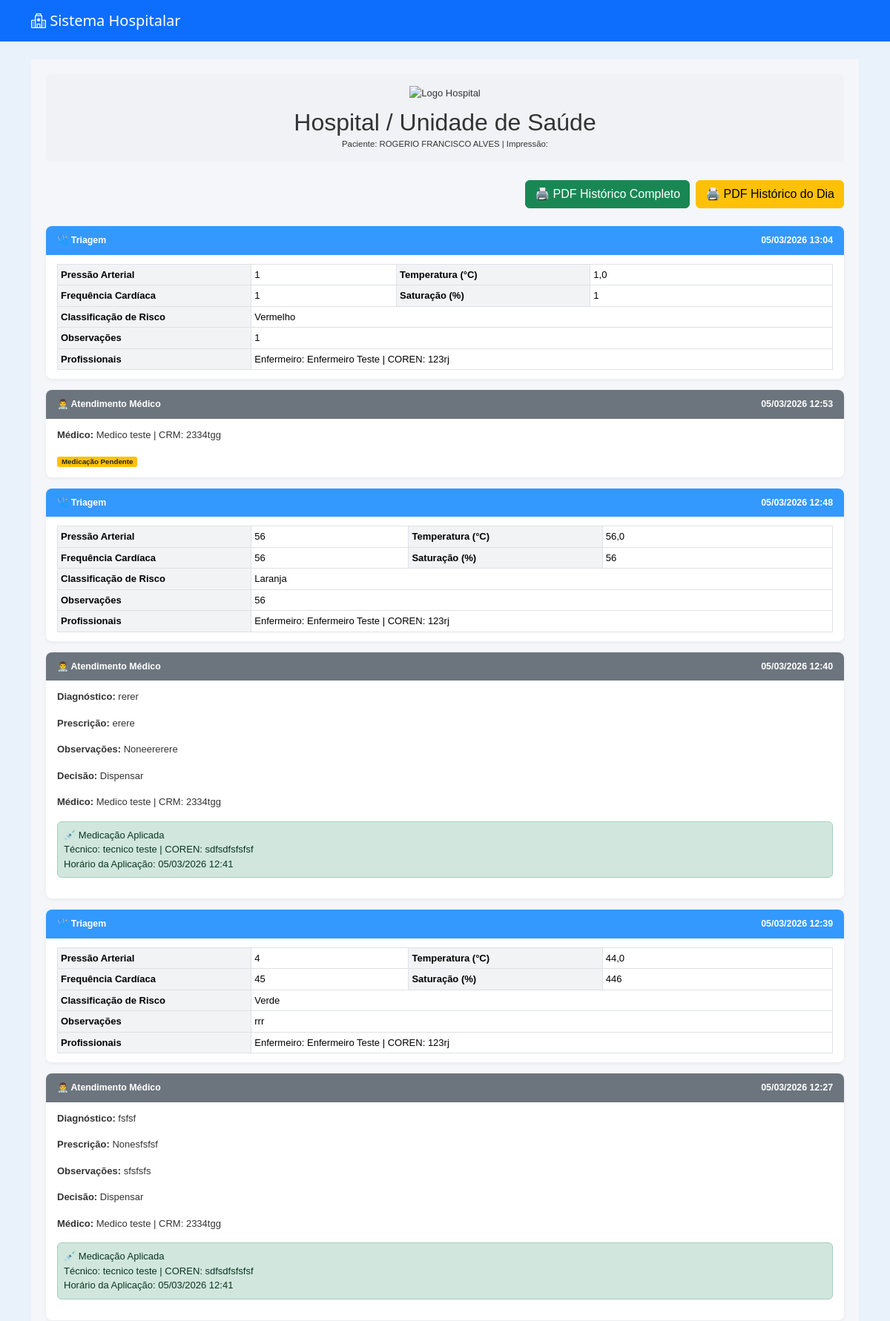
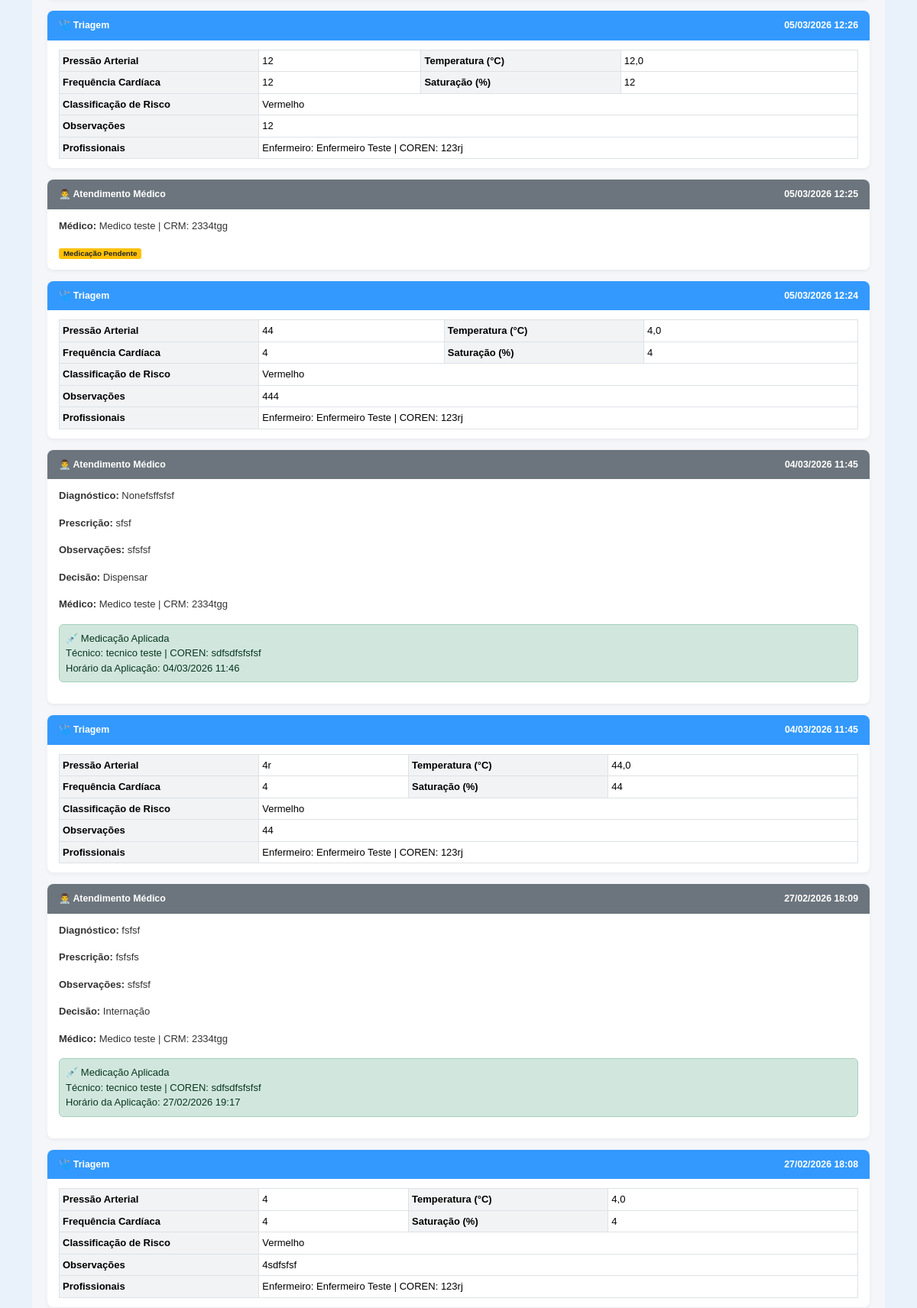
Page /pacientes/paciente/1/historico/ (signed in, upper part) on the committed database (2 pictures, top to bottom).
### pacientes/models.py (models this page shows, shortened)
class Paciente(models.Model):
    nome = models.CharField(max_length=100)
    nome_social = models.CharField(max_length=100, blank=True, null=True)
    nome_mae = models.CharField(max_length=100)
    nome_pai = models.CharField(max_length=100, blank=True, null=True)
    cpf = models.CharField(
        max_length=14,
        unique=True,
        validators=[
            RegexValidator(
                r'^\d{3}\.\d{3}\.\d{3}-\d{2}$',
                'CPF inválido! Use XXX.XXX.XXX-XX'
            )
        ]
    )
    data_nascimento = models.DateField()
    SEXO_BIOLOGICO_CHOICES = [
        ('M', 'Masculino'),
        ('F', 'Feminino'),
        ('I', 'Intersexo'),
    ]
    sexo_biologico = models.CharField(max_length=1, choices=SEXO_BIOLOGICO_CHOICES)
    identidade_genero = models.CharField(max_length=50)
    orientacao_sexual = models.CharField(max_length=50)
    NACIONALIDADE_CHOICES = [
        ('BRASILEIRA', 'Brasileira'),
        ('ARGENTINA', 'Argentina'),
        ('BOLIVIANA', 'Boliviana'),
        ('CHILENA', 'Chilena'),
        ('COLOMBIANA', 'Colombiana'),
        ('PARAGUAIA', 'Paraguaia'),
        ('PERUANA', 'Peruana'),
        ('URUGUAIA', 'Uruguaia'),
        ('VENEZUELANA', 'Venezuelana'),
        ('OUTRA', 'Outra'),
    ]
    nacionalidade = models.CharField(
        max_length=20,
        choices=NACIONALIDADE_CHOICES,
        default='BRASILEIRA'
    )
    naturalidade = models.CharField(max_length=100)
    RACA_COR_CHOICES = [
        ('BRANCA', 'Branca'),
        ('PRETA', 'Preta'),
        ('PARDA', 'Parda'),
        ('AMARELA', 'Amarela'),
        ('INDIGENA', 'Indígena'),
    ]
    raca_cor = models.CharField(max_length=10, choices=RACA_COR_CHOICES)
    ESTADO_CIVIL_CHOICES = [
        ('SOLTEIRO', 'Solteiro(a)'),
        ('CASADO', 'Casado(a)'),
        ('DIVORCIADO', 'Divorciado(a)'),
        ('VIUVO', 'Viúvo(a)'),
        ('UNIAO_ESTAVEL', 'União Estável'),
    ]
    estado_civil = models.CharField(max_length=20, choices=ESTADO_CIVIL_CHOICES)
    ESCOLARIDADE_CHOICES = [
        ('SEM_INSTRUCAO', 'Sem instrução'),
        ('FUNDAMENTAL_INCOMPLETO', 'Fundamental incompleto'),
        ('FUNDAMENTAL_COMPLETO', 'Fundamental completo'),
        ('MEDIO_INCOMPLETO', 'Médio incompleto'),
        ('MEDIO_COMPLETO', 'Médio completo'),
        ('SUPERIOR_INCOMPLETO', 'Superior incompleto'),
        ('SUPERIOR_COMPLETO', 'Superior completo'),
        ('POS_GRADUACAO', 'Pós-graduação'),
        ('MESTRADO', 'Mestrado'),
        ('DOUTORADO', 'Doutorado'),
    ]
    escolaridade = models.CharField(max_length=30, choices=ESCOLARIDADE_CHOICES)
    profissao = models.CharField(max_length=50)
    rg = models.CharField(max_length=20)
    orgao_emissor = models.CharField(max_length=10)
    UF_CHOICES = [
        ('AC','AC'), ('AL','AL'), ('AP','AP'), ('AM','AM'),
        ('BA','BA'), ('CE','CE'), ('DF','DF'), ('ES','ES'),
        ('GO','GO'), ('MA','MA'), ('MT','MT'), ('MS','MS'),
        ('MG','MG'), ('PA','PA'), ('PB','PB'), ('PR','PR'),
        ('PE','PE'), ('PI','PI'), ('RJ','RJ'), ('RN','RN'),
        ('RS','RS'), ('RO','RO'), ('RR','RR'), ('SC','SC'),
        ('SP','SP'), ('SE','SE'), ('TO','TO'),
    ]
    uf_rg = models.CharField(max_length=2, choices=UF_CHOICES)
    cep = models.CharField(
        max_length=9,
        validators=[
            RegexValidator(
                r'^\d{5}-\d{3}$',
                'CEP inválido! Use XXXXX-XXX'
            )
        ]
    )
    endereco = models.CharField(max_length=100)
    numero = models.CharField(max_length=10)
    complemento = models.CharField(max_length=50, blank=True, null=True)
    bairro = models.CharField(max_length=50)
    municipio = models.CharField(max_length=50)
    uf = models.CharField(max_length=2, choices=UF_CHOICES)
    ZONA_CHOICES = [
        ('URBANA', 'Urbana'),
        ('RURAL', 'Rural'),
    ]
    zona = models.CharField(max_length=6, choices=ZONA_CHOICES)
    telefone_fixo = models.CharField(
        max_length=15,
        blank=True,
        null=True,
        validators=[
            RegexValidator(
                r'^\(\d{2}\)\s\d{4}-\d{4}$',
                'Telefone inválido! Use (XX) XXXX-XXXX'
            )
        ]
    )
    celular = models.CharField(
        max_length=15,
        validators=[
            RegexValidator(
                r'^\(\d{2}\)\s\d{5}-\d{4}$',
                'Celular inválido! Use (XX) XXXXX-XXXX'
            )
        ]
    )
    whatsapp = models.BooleanField(default=False)
    email = models.EmailField(blank=True, null=True)
    cartao_sus = models.CharField(max_length=18, blank=True, null=True)
    criado_por = models.ForeignKey(
        User,
        on_delete=models.SET_NULL,
        null=True,
        blank=True,
        related_name='pacientes_criados'
    )
    data_criacao = models.DateTimeField(default=timezone.now, editable=False)
    data_atualizacao = models.DateTimeField(auto_now=True)

### triagem/models.py (models this page shows, shortened)
class Triagem(models.Model):
    RISCO_CHOICES = [
        ('Vermelho', 'Vermelho'),
        ('Laranja', 'Laranja'),
        ('Amarelo', 'Amarelo'),
        ('Verde', 'Verde'),
        ('Azul', 'Azul'),
    ]
    agendamento = models.OneToOneField(Agendamento, on_delete=models.CASCADE)
    paciente = models.ForeignKey(Paciente, on_delete=models.CASCADE)
    enfermeiro = models.ForeignKey(
        Usuario,
        on_delete=models.SET_NULL,
        null=True,
        blank=True,
        related_name="triagens_realizadas"
    )
    pressao_arterial = models.CharField(max_length=20)
    temperatura = models.DecimalField(max_digits=4, decimal_places=1)
    frequencia_cardiaca = models.IntegerField()
    saturacao = models.IntegerField()
    classificacao_risco = models.CharField(
        max_length=10,
        choices=RISCO_CHOICES,
        blank=True,
        null=True
    )
    observacoes = models.TextField(blank=True, null=True)
    atendido = models.BooleanField(default=False)
    data_triagem = models.DateTimeField(auto_now_add=True)

### usuarios/models.py (models this page shows, shortened)
class Usuario(AbstractUser):
    PERFIL_CHOICES = [
    ('administrador', 'Administrador'),
    ('medico', 'Médico'),
    ('enfermeiro', 'Enfermeiro'),
    ('tecnico', 'Técnico'),
    ('recepcao', 'Recepção'),
    ('laboratorio', 'Laboratório'),
    ]
    perfil = models.CharField(max_length=20, choices=PERFIL_CHOICES, default='recepcao')
    cpf = models.CharField("CPF", max_length=14, unique=True, blank=True, null=True)
    data_nascimento = models.DateField("Data de Nascimento", blank=True, null=True)
    telefone = models.CharField("Telefone", max_length=20, blank=True, null=True)
    endereco = models.CharField("Endereço", max_length=255, blank=True, null=True)
    cidade = models.CharField("Cidade", max_length=100, blank=True, null=True)
    estado = models.CharField("Estado", max_length=50, blank=True, null=True)
    cep = models.CharField("CEP", max_length=10, blank=True, null=True)
    crm = models.CharField("CRM", max_length=20, blank=True, null=True)
    coren = models.CharField("COREN", max_length=20, blank=True, null=True)

### medico/models.py (models this page shows, shortened)
class Atendimento(models.Model):
    paciente = models.ForeignKey(
        Paciente,
        on_delete=models.CASCADE
    )
    medico = models.ForeignKey(
        Usuario,
        on_delete=models.SET_NULL,  # ⚠ Melhor que CASCADE
        null=True,
        related_name="atendimentos_realizados"
    )
    triagem = models.OneToOneField(
        Triagem,
        on_delete=models.CASCADE
    )
    diagnostico = models.TextField(blank=True, null=True)
    prescricao = models.TextField(blank=True, null=True)
    observacoes = models.TextField(blank=True, null=True)
    DECISAO_CHOICES = [
        ("dispensar", "Dispensar"),
        ("medicacao", "Medicação"),
        ("internacao", "Internação"),
        ("exames", "Exames"),
    ]
    decisao = models.CharField(
        max_length=20,
        choices=DECISAO_CHOICES,
        blank=True,
        null=True
    )
    medicacao_aplicada = models.BooleanField(default=False)
    tecnico_aplicou = models.ForeignKey(
        Usuario,
        on_delete=models.SET_NULL,
        null=True,
        blank=True,
        related_name="medicacoes_aplicadas"
    )
    horario_medicacao = models.DateTimeField(
        null=True,
        blank=True
    )
    data_atendimento = models.DateTimeField(auto_now_add=True)
    finalizado = models.BooleanField(default=False)

### pacientes/views.py (the view)
# urls.py: path('paciente/<int:paciente_id>/historico/', views.historico_paciente, name='historico_paciente'),
@login_required
def historico_paciente(request, paciente_id):
    paciente = get_object_or_404(Paciente, id=paciente_id)
    triagens = Triagem.objects.filter(
        paciente=paciente
    )
    atendimentos = Atendimento.objects.filter(
        paciente=paciente
    )
    historico = []
    for t in triagens:
        historico.append({
            'tipo': 'triagem',
            'data': t.data_triagem,
            'obj': t
        })
    for a in atendimentos:
        historico.append({
            'tipo': 'atendimento',
            'data': a.data_atendimento,  # ajuste se o nome for diferente
            'obj': a
        })
    historico.sort(key=lambda x: x['data'], reverse=True)
    return render(request, 'pacientes/historico.html', {
        'paciente': paciente,
        'historico': historico,
    })

### pacientes/templates/pacientes/historico.html (shortened to what this page needs)
{% extends 'usuarios/base.html' %}
{% block content %}
<div class="pdf-container">
    <div class="pdf-header text-center mb-4 p-3" style="background-color:#f0f2f5; border-radius:8px;">
        <img src="#" alt="Logo Hospital" style="height:60px; margin-bottom:10px;">
        <h2 style="margin:0;">Hospital / Unidade de Saúde</h2>
        <small>Paciente: {{ paciente.nome }} | Impressão: {{ now|date:"d/m/Y H:i" }}</small>
    </div>
    <div class="d-flex justify-content-end mb-4">
        <a href="{% url 'imprimir_historico_pdf' paciente.id %}" target="_blank" class="btn btn-success me-2">
            🖨️ PDF Histórico Completo
        </a>
        <a href="{% url 'imprimir_historico_dia_pdf' paciente.id %}" target="_blank" class="btn btn-warning">
            🖨️ PDF Histórico do Dia
        </a>
    </div>
    {% if historico %}
        {% for item in historico %}
            <div class="history-section {% if item.tipo == 'triagem' %}triagem{% else %}atendimento{% endif %}">
                <div class="section-header">
                    <div>
                        {% if item.tipo == 'triagem' %}🩺 Triagem{% else %}👨‍⚕️ Atendimento Médico{% endif %}
                    </div>
                    <div>{{ item.data|date:"d/m/Y H:i" }}</div>
                </div>
                <div class="section-body">
                    {% if item.tipo == 'triagem' %}
                        <table class="table table-sm table-bordered">
                            <tbody>
                                <tr>
                                    <th>Pressão Arterial</th><td>{{ item.obj.pressao_arterial }}</td>
                                    <th>Temperatura (°C)</th><td>{{ item.obj.temperatura }}</td>
                                </tr>
                                <tr>
                                    <th>Frequência Cardíaca</th><td>{{ item.obj.frequencia_cardiaca }}</td>
                                    <th>Saturação (%)</th><td>{{ item.obj.saturacao }}</td>
                                </tr>
                                <tr>
                                    <th>Classificação de Risco</th><td colspan="3">{{ item.obj.classificacao_risco }}</td>
                                </tr>
                                {% if item.obj.observacoes %}
                                <tr>
                                    <th>Observações</th><td colspan="3">{{ item.obj.observacoes }}</td>
                                </tr>
                                {% endif %}
                                {% if item.obj.enfermeiro or item.obj.tecnico_aplicou %}
                                <tr>
                                    <th>Profissionais</th>
                                    <td colspan="3">
                                        {% if item.obj.enfermeiro %}
                                            Enfermeiro: {{ item.obj.enfermeiro.get_full_name }} | COREN: {{ item.obj.enfermeiro.coren|default:"Não cadastrado" }}<br>
                                        {% endif %}
                                    </td>
                                </tr>
                                {% endif %}
                            </tbody>
                        </table>
                    {% else %}
                        {% if item.obj.diagnostico %}<p><strong>Diagnóstico:</strong> {{ item.obj.diagnostico }}</p>{% endif %}
                        {% if item.obj.prescricao %}<p><strong>Prescrição:</strong> {{ item.obj.prescricao }}</p>{% endif %}
                        {% if item.obj.observacoes %}<p><strong>Observações:</strong> {{ item.obj.observacoes }}</p>{% endif %}
                        {% if item.obj.get_decisao_display %}<p><strong>Decisão:</strong> {{ item.obj.get_decisao_display }}</p>{% endif %}
                        {% if item.obj.medico %}<p><strong>Médico:</strong> {{ item.obj.medico.get_full_name }} | CRM: {{ item.obj.medico.crm|default:"Não cadastrado" }}</p>{% endif %}
                        {% if item.obj.medicacao_aplicada %}
                            <div class="alert alert-success p-2">
                                💉 Medicação Aplicada<br>
                                {% if item.obj.tecnico_aplicou %}
                                    Técnico: {{ item.obj.tecnico_aplicou.get_full_name }} | COREN: {{ item.obj.tecnico_aplicou.coren|default:"Não cadastrado" }}<br>
                                {% endif %}
                                {% if item.obj.horario_medicacao %}
                                    Horário da Aplicação: {{ item.obj.horario_medicacao|date:"d/m/Y H:i" }}
                                {% endif %}
                            </div>
                        {% else %}
                            <span class="badge badge-warning">Medicação Pendente</span>
                        {% endif %}
                    {% endif %}
                </div>
            </div>
        {% endfor %}
    {% else %}
        <div class="alert alert-info">Nenhum histórico encontrado.</div>
    {% endif %}
</div>
{% endblock %}

### usuarios/templates/usuarios/base.html (style rules this page uses)
body { background-color: #e9f2fb; }

### pacientes/templates/pacientes/historico.html (style rules this page uses)
.pdf-container { font-family: "Arial", sans-serif; font-size: 13px; color: #333; padding: 20px; background-color: #f5f6fa; }
.history-section { border-radius: 8px; margin-bottom: 15px; overflow: hidden; box-shadow: 0 2px 5px rgba(0,0,0,0.05); }
.section-header { padding: 10px 15px; display: flex; justify-content: space-between; align-items: center; font-weight: bold; color: #fff; font-size: 0.95em; }
.triagem .section-header { background-color: #3399ff; }
.atendimento .section-header { background-color: #6c757d; }
.section-body { background-color: #ffffff; padding: 12px 15px; line-height: 1.5; }
.table { margin-bottom:0; }
.table th { background-color:#f1f3f5; width:25%; }
.badge-warning { background-color:#ffc107; color:#212529; padding:2px 6px; border-radius:3px; font-weight:bold; }

### rows in the picture
Paciente: nome "ROGERIO FRANCISCO ALVES"
Triagem: shows "🩺 Triagem", data "05/03/2026 13:04", obj.pressao_arterial "1", obj.temperatura "1,0", obj.frequencia_cardiaca "1", obj.saturacao "1", obj.classificacao_risco "Vermelho", obj.observacoes "1", obj.enfermeiro.get_full_name "Enfermeiro Teste", obj.enfermeiro.coren "123rj"
Atendimento: shows "👨‍⚕️ Atendimento Médico", data "05/03/2026 12:53", obj.medico.get_full_name "Medico teste", obj.medico.crm "2334tgg", medicacao_aplicada "Medicação Pendente"
Triagem: shows "🩺 Triagem", data "05/03/2026 12:48", obj.pressao_arterial "56", obj.temperatura "56,0", obj.frequencia_cardiaca "56", obj.saturacao "56", obj.classificacao_risco "Laranja", obj.observacoes "56", obj.enfermeiro.get_full_name "Enfermeiro Teste", obj.enfermeiro.coren "123rj"
Atendimento: shows "👨‍⚕️ Atendimento Médico", data "05/03/2026 12:40", obj.diagnostico "rerer", obj.prescricao "erere", obj.observacoes "Noneererere", obj.decisao "Dispensar", obj.medico.get_full_name "Medico teste", obj.medico.crm "2334tgg", obj.tecnico_aplicou.get_full_name "tecnico teste", obj.tecnico_aplicou.coren "sdfsdfsfsfsf", obj.horario_medicacao "05/03/2026 12:41"
Triagem: shows "🩺 Triagem", data "05/03/2026 12:39", obj.pressao_arterial "4", obj.temperatura "44,0", obj.frequencia_cardiaca "45", obj.saturacao "446", obj.classificacao_risco "Verde", obj.observacoes "rrr", obj.enfermeiro.get_full_name "Enfermeiro Teste", obj.enfermeiro.coren "123rj"
Atendimento: shows "👨‍⚕️ Atendimento Médico", data "05/03/2026 12:27", obj.diagnostico "fsfsf", obj.prescricao "Nonesfsfsf", obj.observacoes "sfsfsfs", obj.decisao "Dispensar", obj.medico.get_full_name "Medico teste", obj.medico.crm "2334tgg", obj.tecnico_aplicou.get_full_name "tecnico teste", obj.tecnico_aplicou.coren "sdfsdfsfsfsf", obj.horario_medicacao "05/03/2026 12:41"
Triagem: shows "🩺 Triagem", data "05/03/2026 12:26", obj.pressao_arterial "12", obj.temperatura "12,0", obj.frequencia_cardiaca "12", obj.saturacao "12", obj.classificacao_risco "Vermelho", obj.observacoes "12", obj.enfermeiro.get_full_name "Enfermeiro Teste", obj.enfermeiro.coren "123rj"
Atendimento: shows "👨‍⚕️ Atendimento Médico", data "05/03/2026 12:25", obj.medico.get_full_name "Medico teste", obj.medico.crm "2334tgg", medicacao_aplicada "Medicação Pendente"
Triagem: shows "🩺 Triagem", data "05/03/2026 12:24", obj.pressao_arterial "44", obj.temperatura "4,0", obj.frequencia_cardiaca "4", obj.saturacao "4", obj.classificacao_risco "Vermelho", obj.observacoes "444", obj.enfermeiro.get_full_name "Enfermeiro Teste", obj.enfermeiro.coren "123rj"
Atendimento: shows "👨‍⚕️ Atendimento Médico", data "04/03/2026 11:45", obj.diagnostico "Nonefsffsfsf", obj.prescricao "sfsf", obj.observacoes "sfsfsf", obj.decisao "Dispensar", obj.medico.get_full_name "Medico teste", obj.medico.crm "2334tgg", obj.tecnico_aplicou.get_full_name "tecnico teste", obj.tecnico_aplicou.coren "sdfsdfsfsfsf", obj.horario_medicacao "04/03/2026 11:46"
Triagem: shows "🩺 Triagem", data "04/03/2026 11:45", obj.pressao_arterial "4r", obj.temperatura "44,0", obj.frequencia_cardiaca "4", obj.saturacao "44", obj.classificacao_risco "Vermelho", obj.observacoes "44", obj.enfermeiro.get_full_name "Enfermeiro Teste", obj.enfermeiro.coren "123rj"
Atendimento: shows "👨‍⚕️ Atendimento Médico", data "27/02/2026 18:09", obj.diagnostico "fsfsf", obj.prescricao "fsfsfs", obj.observacoes "sfsfsf", obj.decisao "Internação", obj.medico.get_full_name "Medico teste", obj.medico.crm "2334tgg", obj.tecnico_aplicou.get_full_name "tecnico teste", obj.tecnico_aplicou.coren "sdfsdfsfsfsf", obj.horario_medicacao "27/02/2026 19:17"
Triagem: shows "🩺 Triagem", data "27/02/2026 18:08", obj.pressao_arterial "4", obj.temperatura "4,0", obj.frequencia_cardiaca "4", obj.saturacao "4", obj.classificacao_risco "Vermelho", obj.observacoes "4sdfsfsf", obj.enfermeiro.get_full_name "Enfermeiro Teste", obj.enfermeiro.coren "123rj"
